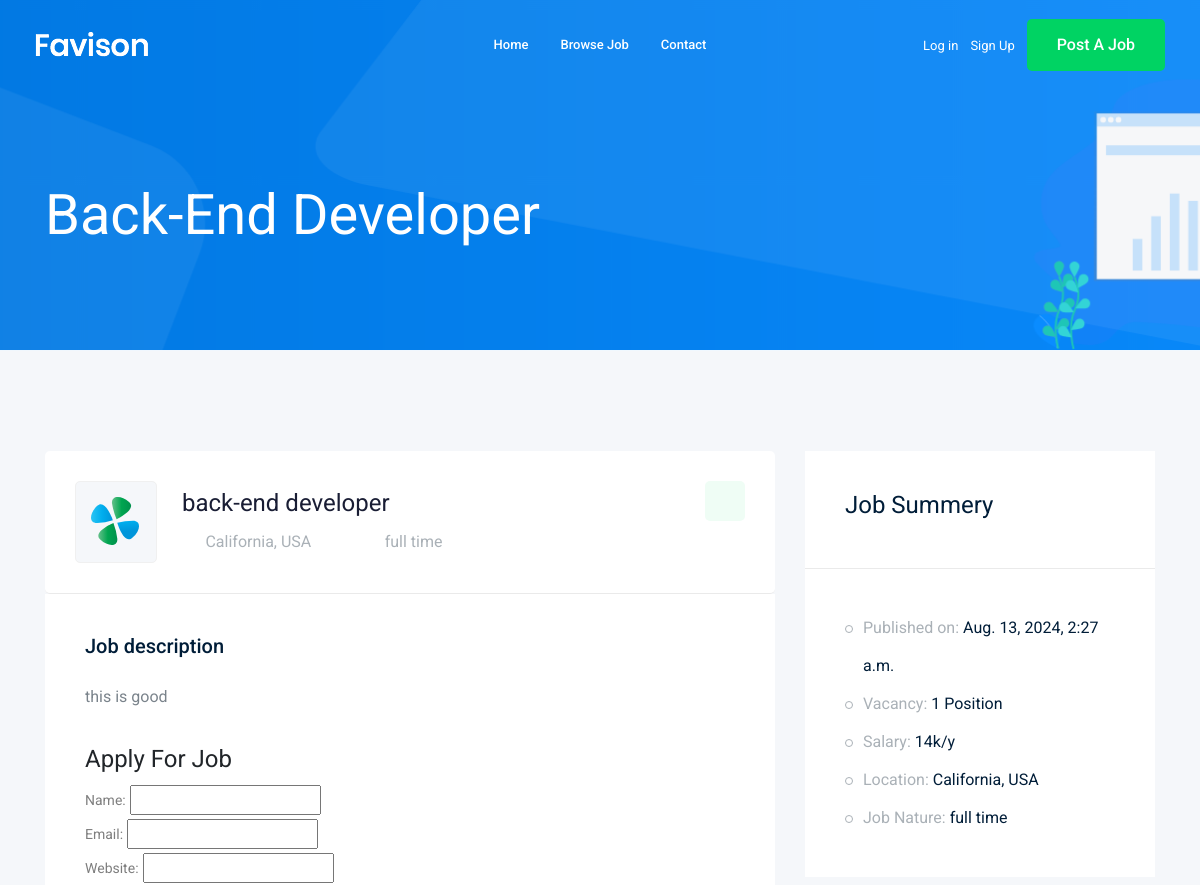
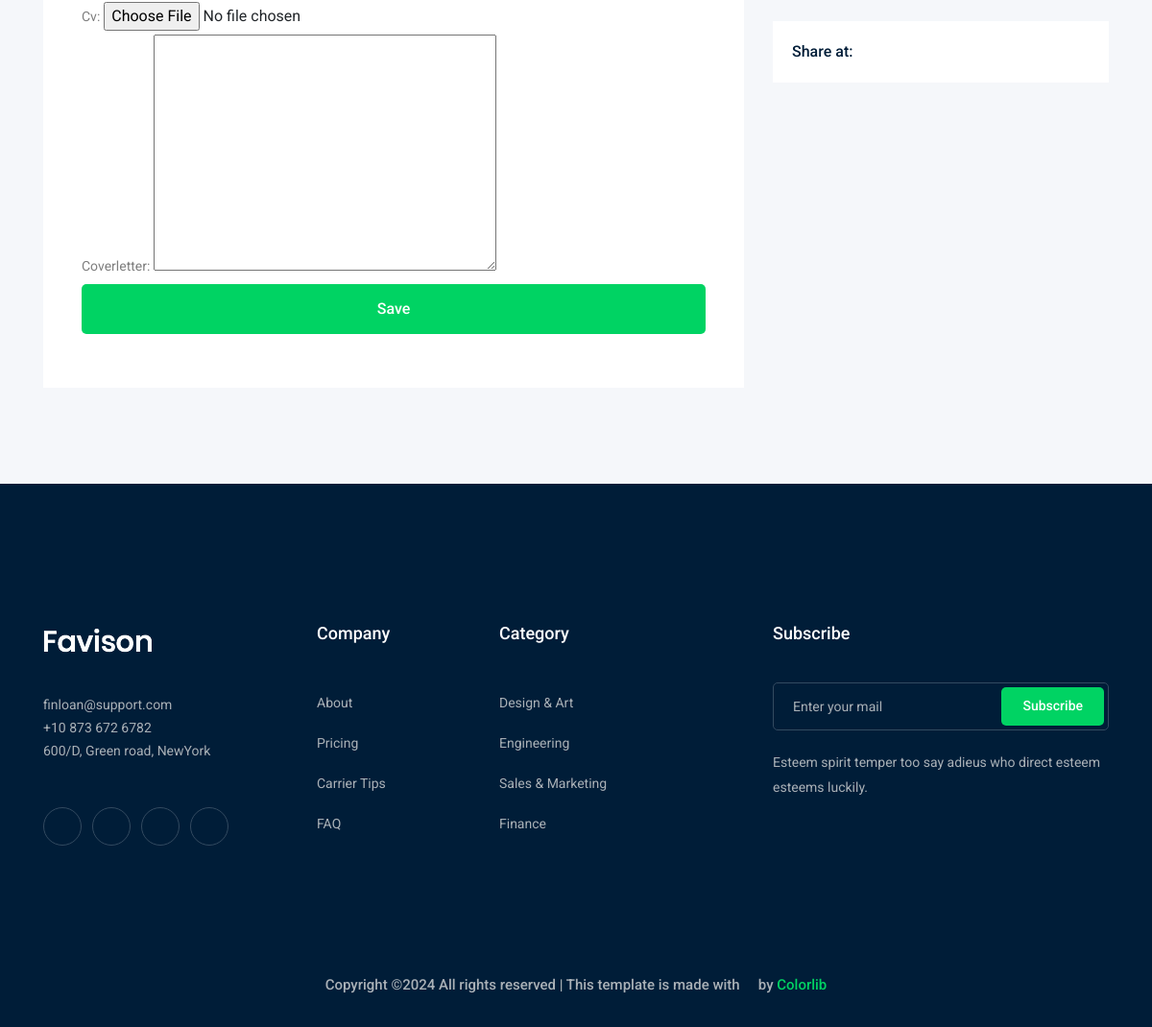
Screenshot of /jobs/back-end-developer with the database file from the repository (2 pictures, top to bottom).
### job/models.py (models this page shows, shortened)
class Job(models.Model):
    user=models.ForeignKey( User ,on_delete=models.CASCADE)
    title=models.CharField(max_length=100)
    job_type=models.CharField(max_length=20,choices=JOB_TYPE)
    description=models.TextField(max_length=1000)
    Published_at=models.DateTimeField(auto_now=True)
    Vacancy=models.IntegerField(default=1)
    Salary=models.IntegerField(default=0)
    experience=models.IntegerField(default=1)
    category=models.ForeignKey('Category',on_delete=models.CASCADE)
    image=models.ImageField(upload_to='jobphoto/%y/%m/%d')
    slug=models.SlugField(null=True,blank=True)
    def __str__(self):
        return self.title

### job/views.py (the view)
# urls.py: path('<str:slug>',views.job_detail,name='job_detail'),
def job_detail(request , slug):
    job_detail=Job.objects.get(slug=slug)
    if request.method == 'POST':
        form=ApplyForm(request.POST , request.FILES)
        if form.is_valid:
            myform=form.save(commit=False)
            myform.job=job_detail
            myform.save()
    else:
        form=ApplyForm()
    context={'job':job_detail,'form':form}
    return render(request,'job/job_detail.html',context)

### job/form.py
class ApplyForm(forms.ModelForm):
    class Meta:
        model=Apply
        fields=['name','email','website','cv','coverletter']

### templates/job/job_detail.html (shortened to what this page needs)
{% extends 'base.html' %}
{% load bootstrap5form %}
{% block body %}
<div class="bradcam_area bradcam_bg_1">
    <div class="container">
        <div class="row">
            <div class="col-xl-12">
                <div class="bradcam_text">
                    <h3>{{job}}</h3>
                </div>
            </div>
        </div>
    </div>
</div>
<div class="job_details_area">
    <div class="container">
        <div class="row">
            <div class="col-lg-8">
                <div class="job_details_header">
                    <div class="single_jobs white-bg d-flex justify-content-between">
                        <div class="jobs_left d-flex align-items-center">
                            <div class="thumb">
                                <img src="img/svg_icon/1.svg" alt="">
                            </div>
                            <div class="jobs_conetent">
                                <a href="#">
                                    <h4>{{job}}</h4>
                                </a>
                                <div class="links_locat d-flex align-items-center">
                                    <div class="location">
                                        <p> <i class="fa fa-map-marker"></i> California, USA</p>
                                    </div>
                                    <div class="location">
                                        <p> <i class="fa fa-clock-o"></i> {{job.job_type}}</p>
                                    </div>
                                </div>
                            </div>
                        </div>
                        <div class="jobs_right">
                            <div class="apply_now">
                                <a class="heart_mark" href="#"> <i class="ti-heart"></i> </a>
                            </div>
                        </div>
                    </div>
                </div>
                <div class="descript_wrap white-bg">
                    <div class="single_wrap">
                        <h4>Job description</h4>
                        <p>{{job.description}}</p>
                    </div>
                    <form method="post" enctype='multipart/form-data'>
                        <legend>Apply For Job</legend>
                        {{ form|bootstrap5form }}
                        <div class="form-group">
                            <button type="submit" class="boxed-btn3 w-100">save</button>
                        </div>
                    </form>
                </div>
            </div>
            <div class="col-lg-4">
                <div class="job_sumary">
                    <div class="summery_header">
                        <h3>Job Summery</h3>
                    </div>
                    <div class="job_content">
                        <ul>
                            <li>Published on: <span>{{job.Published_at}}</span></li>
                            <li>Vacancy: <span>{{job.Vacancy}} Position</span></li>
                            <li>Salary: <span>{{job.Salary}}k/y</span></li>
                            <li>Location: <span>California, USA</span></li>
                            <li>Job Nature: <span> {{job.job_type}}</span></li>
                        </ul>
                    </div>
                </div>
                <div class="share_wrap d-flex">
                    <span>Share at:</span>
                    <ul>
                        <li><a href="#"> <i class="fa fa-facebook"></i></a> </li>
                        <li><a href="#"> <i class="fa fa-google-plus"></i></a> </li>
                        <li><a href="#"> <i class="fa fa-twitter"></i></a> </li>
                        <li><a href="#"> <i class="fa fa-envelope"></i></a> </li>
                    </ul>
                </div>
                <div class="job_location_wrap">
                    <div class="job_lok_inner">
                        <div id="map" style="height: 200px;"></div>
                    </div>
                </div>
            </div>
        </div>
    </div>
</div>
{% endblock body %}

### rows the page displays
Job: title "Back-End Developer", title "back-end developer", job_type "full time", description "this is good", Published_at "Aug. 13, 2024, 2:27 a.m.", Vacancy "1", Salary "14"
